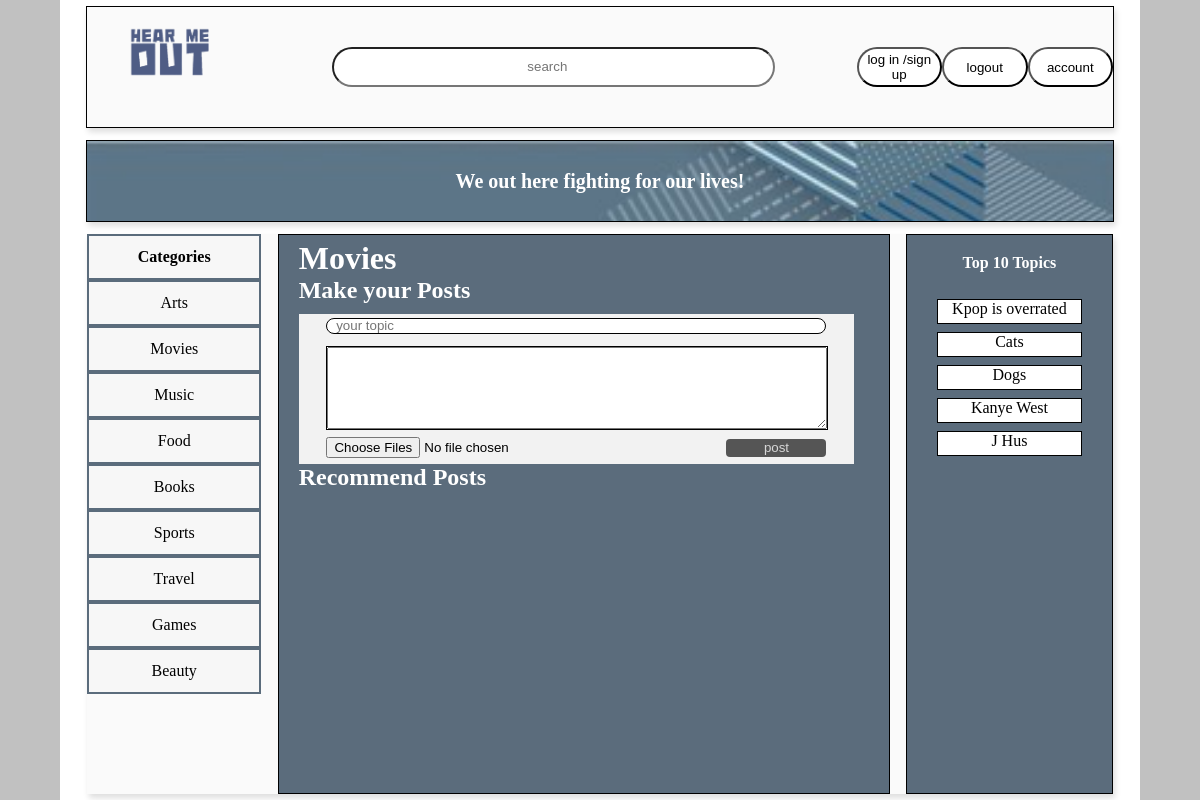
Page /popularpost/Movies/ on the earlier database version.
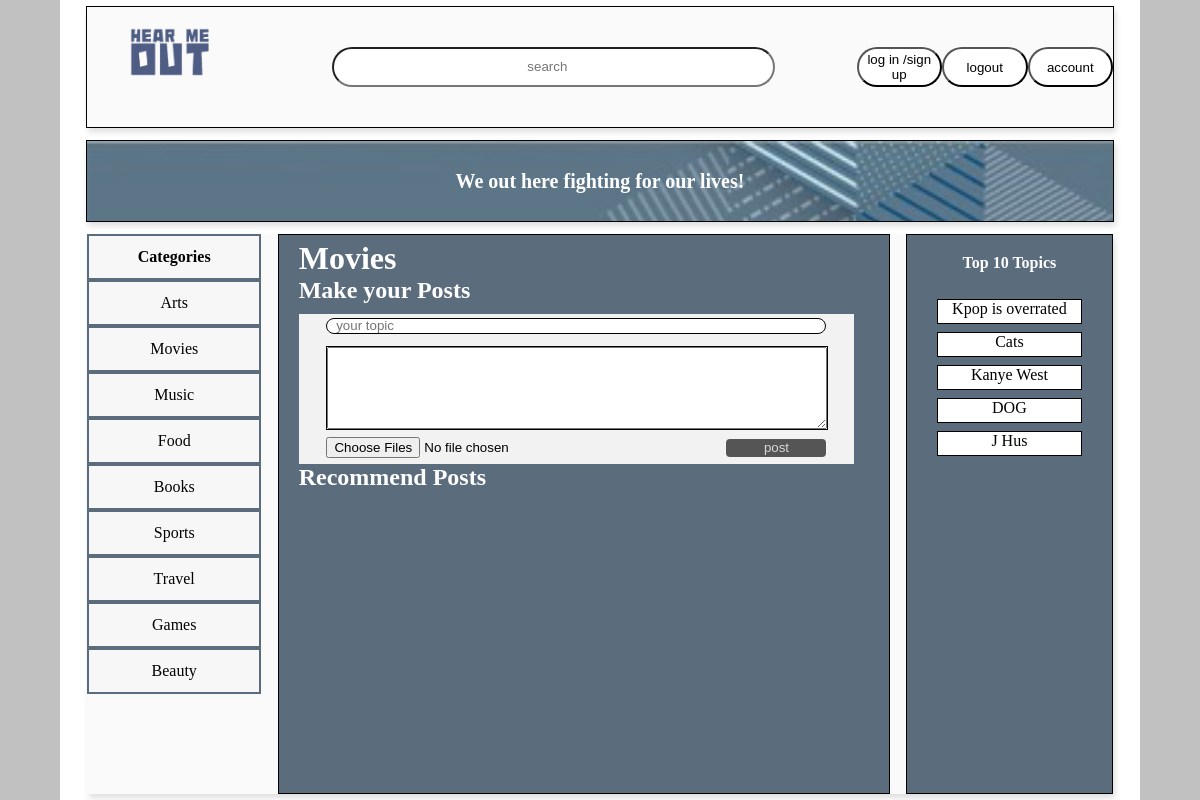
Same page on the later database version.
### Post/models.py (models this page shows)
class Category(models.Model):
    name = models.CharField(max_length=256, verbose_name="category name", unique=True)
    num_post = models.IntegerField(default=0)
    num_like = models.IntegerField(default=0)

class Topic(models.Model):
    name = models.CharField(max_length=256, verbose_name="topic name")
    like = models.IntegerField(default=0)
    customer_id = models.ForeignKey(to=Account, on_delete=models.CASCADE, related_name="customers", null=True)
    category = models.ForeignKey(to='Category', on_delete=models.CASCADE, null=True)
    content = models.TextField()
    uuid = models.UUIDField()
    num_comment = models.IntegerField(default=0)

### front/views.py (the view, shortened to what this page needs)
# urls.py: path("popularpost/<category>/", PopularPost, name="popular"),
def PopularPost(request, category):
    res = get_top10_category()
    topics = Topic.objects.filter(category__name=category).order_by("-num_comment")
    res_lst = []
    res["posts"] = res_lst
    res["name"] = category
    return render(request, "category.html",
                  context=res)

### front/views.py (called while the page is built)
def get_top10_category():
    if Topic.objects.all().order_by("-like").count() < 10:
        top = Topic.objects.all().order_by("-like")
    else:
        top = Topic.objects.all().order_by("-like")[:10]
    res_top = []
    for t in top:
        res_top.append({"uuid": t.uuid, "topicname": t.name, "like": t.like})
    return {"top10": res_top, "category": [c.name for c in Category.objects.all()]}

### templates/category.html (shortened to what this page needs)
{% extends 'index.html' %}
{% block cssjs %}
    <link rel="stylesheet" href="/static/front/css/category.css">
{% endblock %}
{% block button %}
    <button class="logout" onclick="window.location.href ='/index', alert('Please Login !!!') ">
         log in /sign up
    </button>
    <button class="login">
        logout
    </button>
    <button class="account" onclick="window.open('{% url 'personal' %}')" >
        account
    </button>
{% endblock %}
{% block post %}
    <div class="title">
        <h1 style="color: white">{{ name }} </h1>
        <h2 style="color: white">Make your Posts</h2>
    </div>
    <div class="make">
        <div class="make_topic">
            <input type="text" placeholder=" your topic" id="topic" style="padding-left:5px">
        </div>
        <div class="make_comment">
            <div class="content">
                <textarea name="" id="user_email" cols="30" rows="10"></textarea>
            </div>
        </div>
        <div class="make_post">
            <form method="post" enctype="multipart/form-data">
                <input id="upload"
                       multiple="multiple"
                       type="file" name="pic" accept="image/*" multiple="multiple">
            </form>
            <button class="post">post</button>
        </div>
    </div>
 <h2 style="color: white">Recommend Posts</h2>
{% endblock %}

### templates/index.html (shortened to what this page needs)
{% load static %}
<html lang="en">
<head>
    {% block cssjs %}{% endblock %}
</head>
<body>
<div class="container">
    <div class="container_header">
        <div class="container_header_left">
            <div class="logo">
                <img src="/static/img/logo.png">
            </div>
        </div>
        <div class="contianer_header_middle">
            <input type="search" name="search" placeholder="search" class="search">
        </div>
        <div class="container_header_right">
            {% block button %}{% endblock %}
        </div>
    </div>
    <div class="container_middle">
        <div class="brief">
            We out here fighting for our lives!
        </div>
    </div>
    <div class="container_bottom">
        <div class="container_bottom_left">
            <a href="{% url 'index' %}" style="font-weight: bolder">Categories</a>
            {% for c in  category %}
                <a href={% url 'popular' category=c %}>{{ c }}</a>
            {% endfor %}
        </div>
        <div class="container_bottom_middle show_hide">
            {% block post %}{% endblock %}
        </div>
        <div class="container_bottom_right">
            <div class="title">
                <h4>Top 10 Topics</h4>
            </div>
            <ul>
                {% block topic10 %}
                    {% for t in top10 %}
                        <a href={% url 'content' uuid=t.uuid %}>{{ t.topicname }}</a>
                    {% endfor %}
                {% endblock %}
            </ul>
        </div>
    </div>
</div>
</body>
</html>

Differences in the rows shown:
removed Topic: topicname "Dogs"
added Topic: topicname "DOG"
